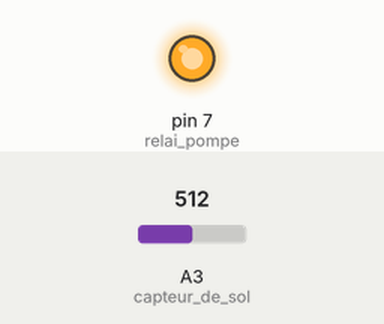
This sketch was run on a simulated Arduino Uno, built with avr-gcc and run on an emulated ATmega328P. Parts: output pins drawn as LEDs (lit = HIGH). Inputs (shaded band) come from the test bench; at power-on: A3 (capteur_de_sol) = 512. What the sketch prints to the serial monitor is not drawn.

Above: at 0.1 s.
Timing chart, 0 to 1.6 s (numbered marks = the images above):
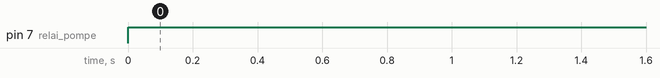

The sketch:

code_capteur_sol_avec_pompe.ino
```cpp
/*tout d'abord je declare mes variables
ainsi que les broche qui seront utilise
sur la carte arduino/**/

int val;
int capteur_de_sol=3;/*pour dire que le capteur de sol
sera connecter a la broche numero 3 de la carte*/

int relai_pompe=7;/*pour dire que le relais relier a la pompe
sera connecter a la broche numero 7 de la carte*/

void setup() {

Serial.begin(9600);/*pour initialiser le moniteur serie
afin de visualise les donnee
qui seront recolte par le capteur */

pinMode(capteur_de_sol,INPUT);/*pour dire que la
broche du capteur aura pour fontion de faire entree
le courant de la broche 3*/

pinMode(relai_pompe,OUTPUT);/*pour dire que la
broche du relais relier a la pompe aura pour fontion de faire sorti
le courant de la broche 7*/
}

void loop() {

val=analogRead(capteur_de_sol);/*pour recevoire les valeur
du capteur dans la broche 3 et le stocke dans une varable <<val>>*/

Serial.println(val);/*pour afficher les donnee recu
du capteur dans le moniteur serie */

digitalWrite(relai_pompe,HIGH);/*pour fait sorti le courant
dans la broche 7 afin d'activer le relai*/
}
```

Measured:
- by itself, pin 7 (relai_pompe): LOW → HIGH at 0.00 s
